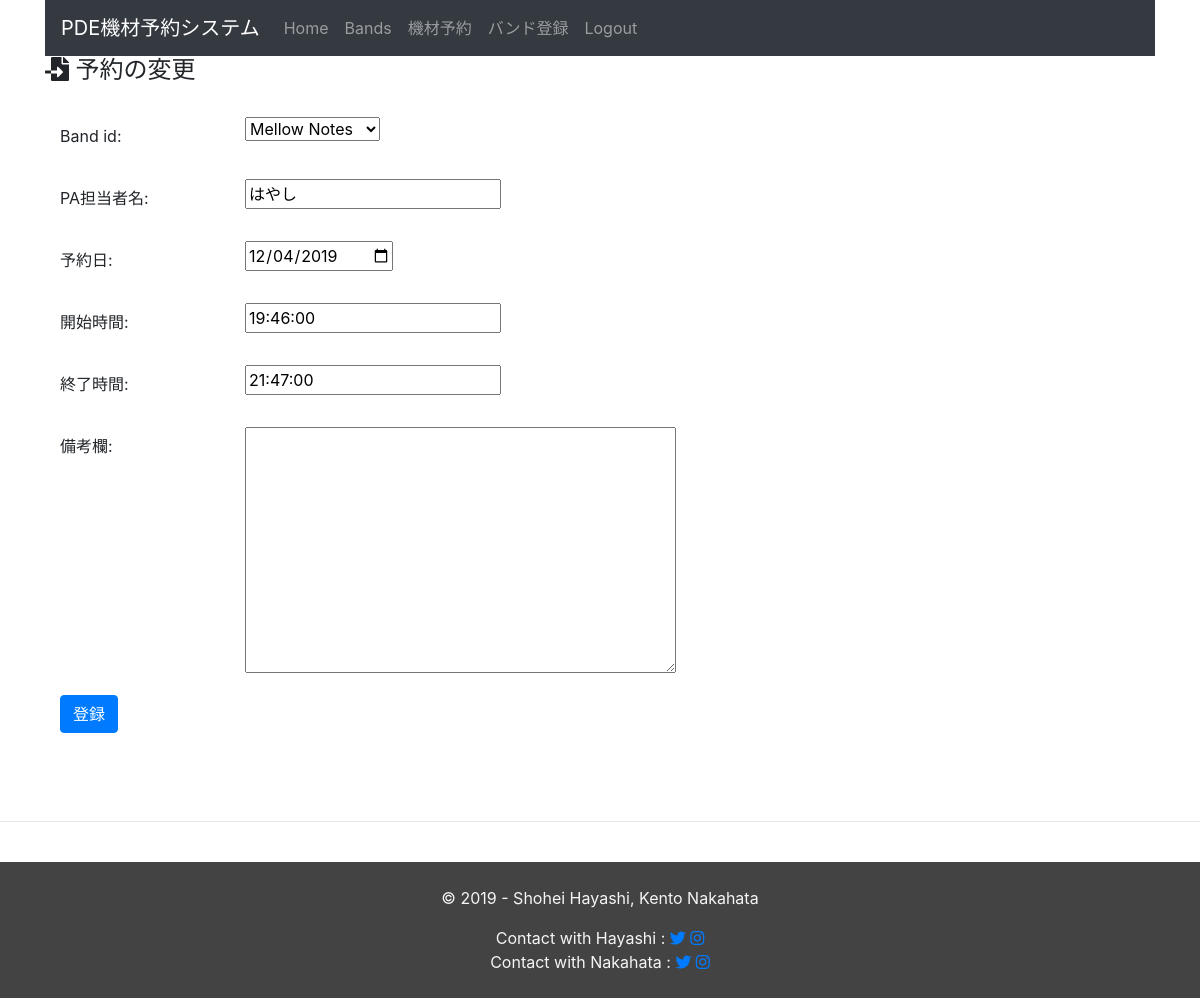
Page /equipment_management/updete_schedule/37/ (signed in) on the committed database.
### equipment_management/models.py (models this page shows, shortened)
class Schedule(models.Model):
  band_id = models.ForeignKey(Band, on_delete=models.CASCADE)
  pa_name = models.CharField(max_length=255, verbose_name='PA担当者名')
  active_date = models.DateField(default=timezone.now, verbose_name='予約日')
  start_at = models.TimeField(default= nine_hours_hence(), verbose_name='開始時間')
  end_at = models.TimeField(default=two_hours_hence, verbose_name='終了時間')
  text = models.TextField(blank=True, verbose_name='備考欄')
  created_at = models.DateTimeField(auto_now=True)
  updated_at = models.DateTimeField(auto_now=True)

### equipment_management/views.py (the view)
# urls.py: path('updete_schedule/<int:pk>/', views.update_schedule, name='update_schedule'),
@login_required
def update_schedule(request, pk):
  schedule = get_object_or_404(Schedule, pk=pk)
  form = ScheduleCreateForm(request.POST or None, instance=schedule)
  if request.method == 'POST' and form.is_valid():
    form.save()
    return redirect('equipment:month')
  context = {
      'form' : form,
      'title' : '予約の変更',
  }
  return render(request, 'equipment_management/band_form.html', context)

### equipment_management/forms.py (shortened to what this page needs)
class ScheduleCreateForm(forms.ModelForm):
  class Meta:
    model = Schedule
    fields = '__all__'
    widgets = {
        'active_date': DateInput(),
    }

### equipment_management/models.py (called while the page is built)
  def __str__(self):
      return self.band_name

### equipment_management/templates/equipment_management/band_form.html (shortened to what this page needs)
{% extends 'equipment_management/base.html' %}
{% block content %}
<h4><i class="fas fa-file-import"></i> {{ title }}</h4>
<br>
<div class="container">
  <form action="" method="POST">
    {% for field in form %}
      <div class="form-group row">
        <label for="{{ field.id_for_label }}"
          class="col-sm-2 col-form-label">{{ field.label_tag }}</label>
        <div class="col-sm-8">
          {{ field }}
        </div>
      </div>
    {% endfor %}
  <button type="submit" class="btn btn-primary">登録</button>
  </form>
</div>
{% endblock %}
{% block extrajs %}
    <link rel="stylesheet" type="text/css"
          href="https://cdnjs.cloudflare.com/ajax/libs/timedropper/1.0/timedropper.min.css">
{% endblock %}

### static/css/table.css (style rules this page uses)
button { font-size: small; }

### rows in the picture
Schedule: form "Mellow Notes" "はやし" "12/04/2019" "19:46:00" "21:47:00"

### other values in the picture
{{ title }} "予約の変更"
{{ field.label_tag }} "Band id:" "PA担当者名:" "予約日:" "開始時間:" "終了時間:" "備考欄:"
